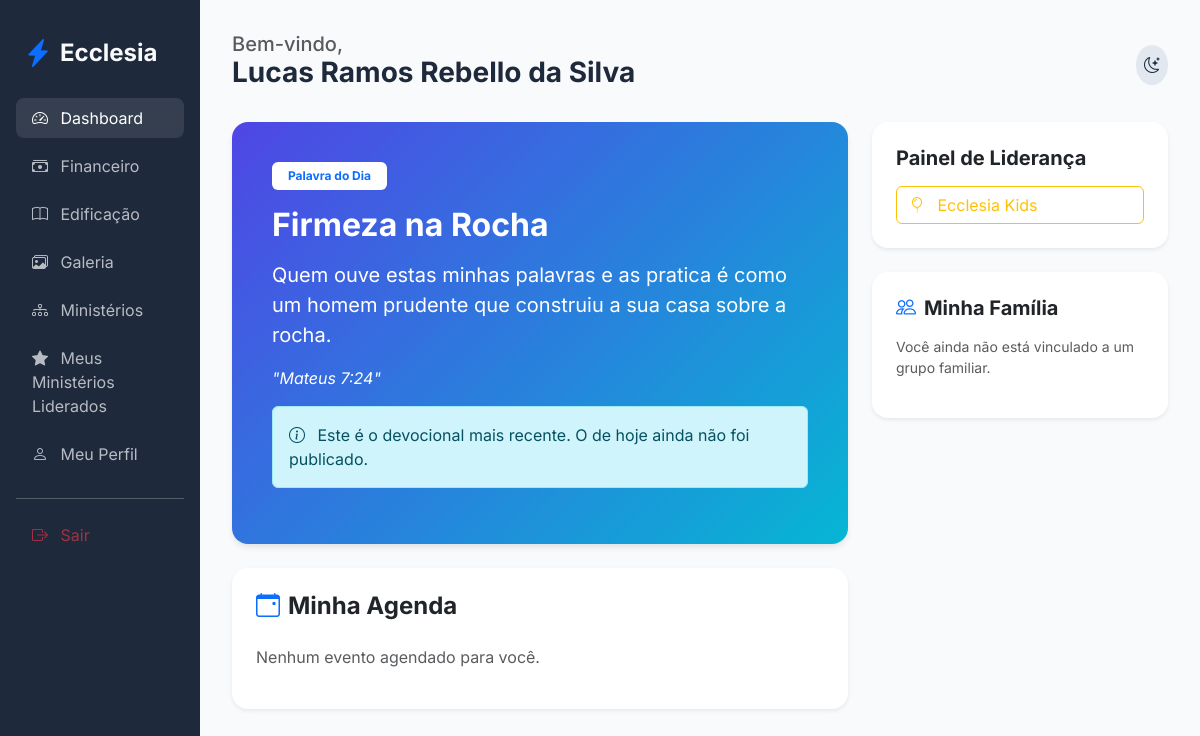
The app's page /members/dashboard (signed in), older data.
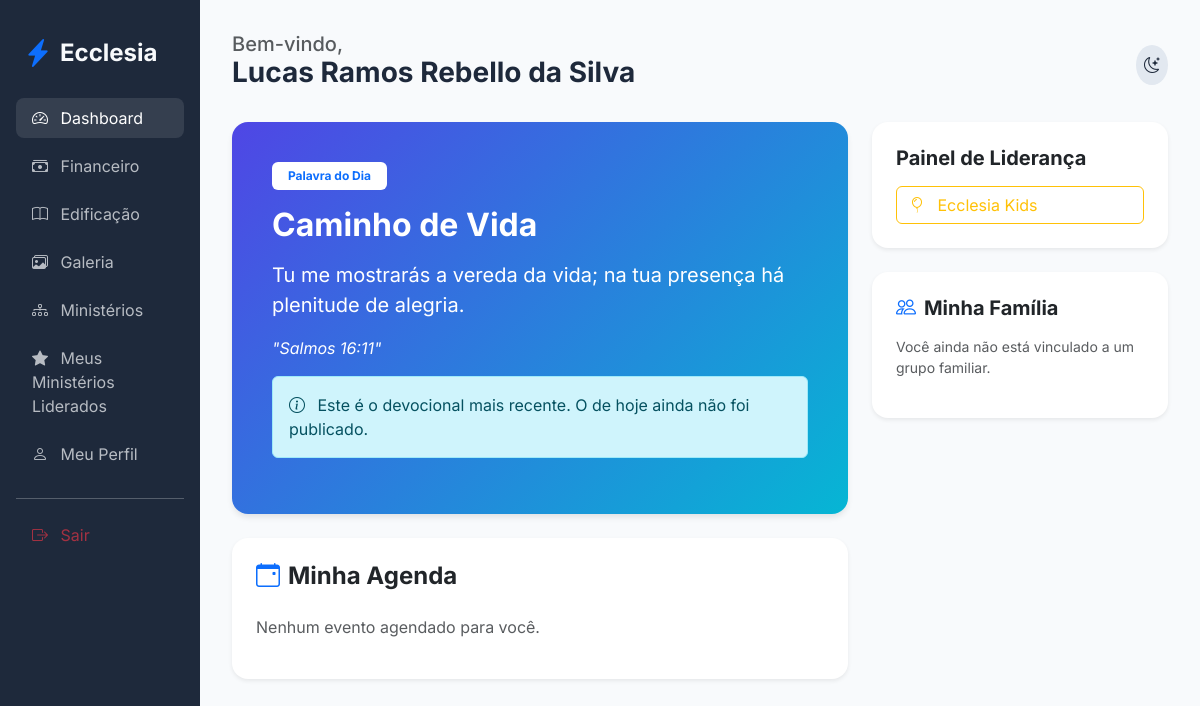
The same page, newer data.
### app/core/models.py (models this page shows)
class Devotional(db.Model):
    id = db.Column(db.Integer, primary_key=True)
    title = db.Column(db.String(200))
    content = db.Column(db.Text, nullable=False)
    verse = db.Column(db.String(200))
    date = db.Column(db.Date, default=datetime.utcnow().date)

### app/modules/members/routes.py (the view)
@members_bp.route('/dashboard')
@login_required
def dashboard():
    latest_devotional = Devotional.query.order_by(Devotional.date.desc()).first()
    recent_studies = Study.query.order_by(Study.created_at.desc()).limit(3).all()
    ministry_ids = [m.id for m in current_user.ministries]
    personal_agenda = Event.query.filter(
        (Event.church_id == current_user.church_id) &
        ((Event.ministry_id == None) | (Event.ministry_id.in_(ministry_ids)))
    ).order_by(Event.start_time.asc()).all()
    pending_members = []
    if current_user.can_approve_members or (current_user.church_role and current_user.church_role.name in ['Administrador Global', 'Pastor Líder']):
        pending_members = User.query.filter_by(church_id=current_user.church_id, status='pending').all()
    return render_template('members/dashboard.html',
                           devotional=latest_devotional,
                           studies=recent_studies,
                           agenda=personal_agenda,
                           pending_members=pending_members,
                           datetime=datetime)

### app/templates/members/dashboard.html (shortened to what the changed rows need)
{% extends "base.html" %}
{% block content %}
<div class="row g-4">
    <div class="col-lg-8">
        <div class="card devotional-card border-0 p-4 mb-4">
            <div class="card-body">
                <span class="badge bg-white text-primary px-3 py-2 mb-3">Palavra do Dia</span>
                {% if devotional and devotional.date == datetime.utcnow().date() %}
                    <h2 class="fw-bold mb-3">{{ devotional.title }}</h2>
                    <p class="fs-5 opacity-90">{{ devotional.content | safe }}</p>
                    {% if devotional.verse %}
                    <p class="fst-italic mt-3 mb-0">"{{ devotional.verse }}"</p>
                    {% endif %}
                {% elif devotional %}
                    <h2 class="fw-bold mb-3">{{ devotional.title }}</h2>
                    <p class="fs-5 opacity-90">{{ devotional.content | safe }}</p>
                    {% if devotional.verse %}
                    <p class="fst-italic mt-3 mb-0">"{{ devotional.verse }}"</p>
                    {% endif %}
                    <div class="alert alert-info mt-3">
                        <i class="bi bi-info-circle me-2"></i>
                        Este é o devocional mais recente. O de hoje ainda não foi publicado.
                    </div>
                {% endif %}
            </div>
        </div>
    </div>
</div>
{% endblock %}

Row changes from the older to the newer data that the page shows:
no longer on this page (row edited): Devotional: title "Firmeza na Rocha", content "Quem ouve estas minhas palavras e as pratica é como um homem prudente que construiu a sua casa sobre a rocha.", verse "Mateus 7:24"
added Devotional: title "Caminho de Vida", content "Tu me mostrarás a vereda da vida; na tua presença há plenitude de alegria.", verse "Salmos 16:11"
